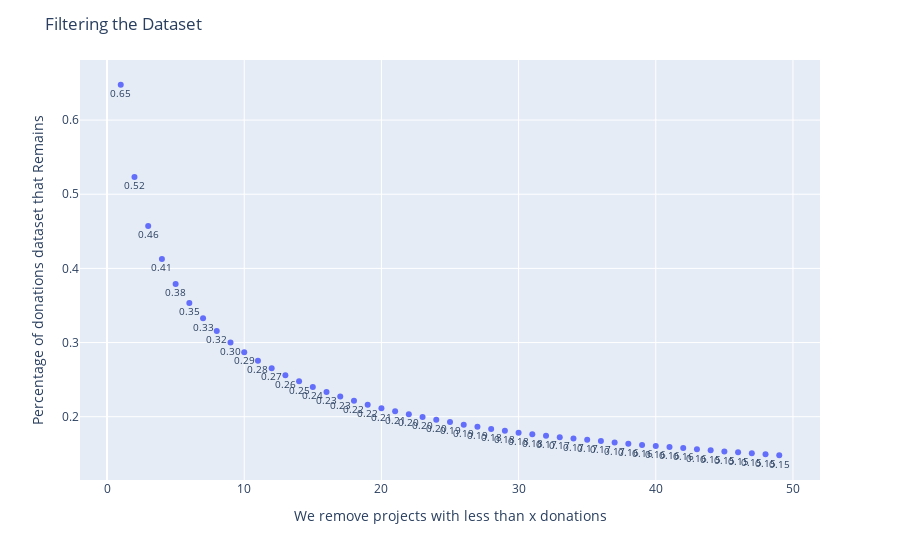

Here is the notebook cell this chart was saved with:
### Code cell
df_remaining = pd.DataFrame(
    {
     'more than i donations for each project': range(1,m),
     'remaining perc. of donation': perc_projects,
     'remaining perc. of projects': perc_donations,
     'numb. of projects remaining': numb_projects,
     'numb. of donations remaining': numb_donations,
     'less than x donations': range(1,m)
    }
)

fig = px.scatter(df_remaining, x = 'less than x donations', text='remaining perc. of donation',
 y='remaining perc. of donation', hover_data = ['numb. of projects remaining'])

fig.update_layout(
    title="Filtering the Dataset",
    xaxis_title="We remove projects with less than x donations",
    yaxis_title="Percentage of donations dataset that Remains",
    legend_title="Legend Title",
)
fig.update_traces(texttemplate='%{text:.2f}', textposition='bottom center', textfont_size=10)
fig.update_layout(hovermode="x unified")

### Figure 1 — Plotly figure (JSON) as saved in the notebook; plotly's stock layout.template omitted (floating-point values rounded to 4 significant figures)
{"data": [{"customdata": [[0.7747], [0.6112], [0.4776], [0.3708], [0.2893], [0.2255], [0.1764], [0.139], [0.111], [0.08924], [0.07256], [0.05964], [0.04944], [0.04124], [0.03511], [0.03005], [0.02591], [0.02237], [0.01964], [0.01747], [0.01564], [0.01402], [0.01266], [0.0114], [0.01036], [0.00936], [0.008629], [0.007959], [0.007282], [0.006746], [0.006222], [0.005847], [0.005418], [0.005097], [0.004791], [0.004523], [0.004278], [0.004052], [0.003815], [0.00367], [0.003459], [0.003302], [0.003149], [0.003008], [0.002835], [0.00269], [0.002518], [0.002388], [0.002284]], "hovertemplate": "less than x donations=%{x}<br>remaining perc. of donation=%{text}<br>numb. of projects remaining=%{customdata[0]}<extra></extra>", "legendgroup": "", "marker": {"color": "#636efa", "symbol": "circle"}, "mode": "markers+text", "name": "", "orientation": "v", "showlegend": false, "text": [0.6476, 0.5233, 0.4572, 0.4128, 0.379, 0.3534, 0.3327, 0.3156, 0.3001, 0.287, 0.2756, 0.2654, 0.2558, 0.2478, 0.2402, 0.2333, 0.2272, 0.2215, 0.2161, 0.2114, 0.2072, 0.2034, 0.1995, 0.196, 0.1927, 0.1892, 0.1864, 0.1835, 0.1812, 0.1785, 0.1762, 0.1742, 0.1723, 0.1706, 0.1691, 0.1672, 0.1651, 0.1634, 0.1619, 0.1607, 0.159, 0.1578, 0.156, 0.1547, 0.1532, 0.152, 0.1507, 0.1494, 0.148], "textfont": {"size": 10}, "textposition": "bottom center", "texttemplate": "%{text:.2f}", "type": "scatter", "x": [1, 2, 3, 4, 5, 6, 7, 8, 9, 10, 11, 12, 13, 14, 15, 16, 17, 18, 19, 20, 21, 22, 23, 24, 25, 26, 27, 28, 29, 30, 31, 32, 33, 34, 35, 36, 37, 38, 39, 40, 41, 42, 43, 44, 45, 46, 47, 48, 49], "xaxis": "x", "y": [0.6476, 0.5233, 0.4572, 0.4128, 0.379, 0.3534, 0.3327, 0.3156, 0.3001, 0.287, 0.2756, 0.2654, 0.2558, 0.2478, 0.2402, 0.2333, 0.2272, 0.2215, 0.2161, 0.2114, 0.2072, 0.2034, 0.1995, 0.196, 0.1927, 0.1892, 0.1864, 0.1835, 0.1812, 0.1785, 0.1762, 0.1742, 0.1723, 0.1706, 0.1691, 0.1672, 0.1651, 0.1634, 0.1619, 0.1607, 0.159, 0.1578, 0.156, 0.1547, 0.1532, 0.152, 0.1507, 0.1494, 0.148], "yaxis": "y"}], "layout": {"hovermode": "x unified", "legend": {"title": {"text": "Legend Title"}, "tracegroupgap": 0}, "margin": {"t": 60}, "title": {"text": "Filtering the Dataset"}, "xaxis": {"anchor": "y", "domain": [0, 1], "title": {"text": "We remove projects with less than x donations"}}, "yaxis": {"anchor": "x", "domain": [0, 1], "title": {"text": "Percentage of donations dataset that Remains"}}}}
